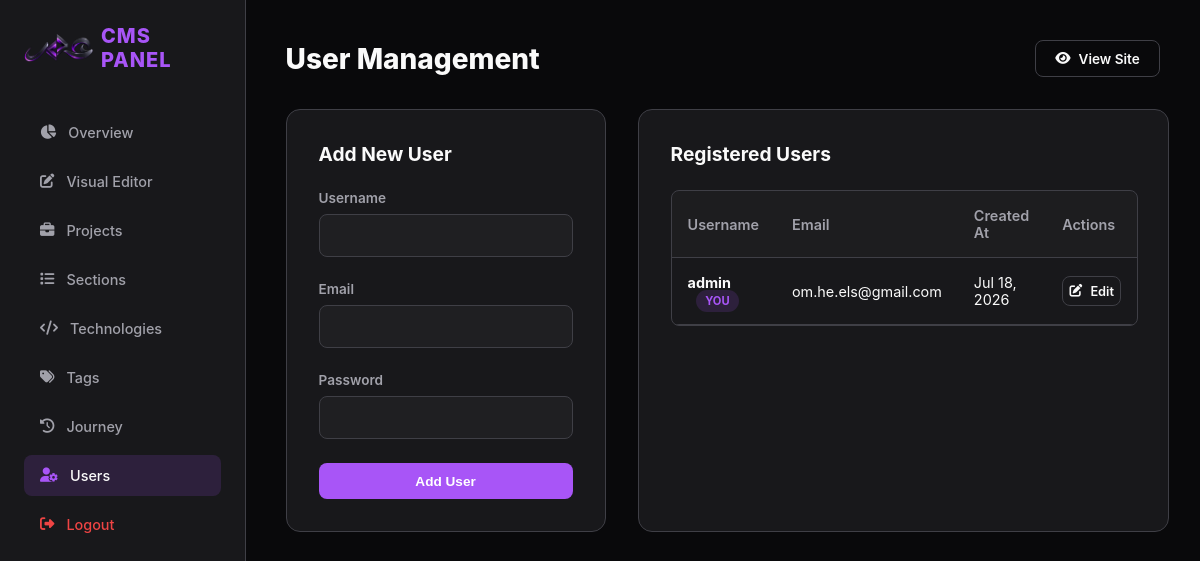
The page /admin/users.php (signed in) on the database its author committed.
### tables this page shows
CREATE TABLE `users` (
  `id` int NOT NULL AUTO_INCREMENT,
  `username` varchar(255) NOT NULL,
  `email` varchar(255) NOT NULL,
  `password` varchar(255) NOT NULL,
  `reset_token` varchar(255) DEFAULT NULL,
  `token_expiry` datetime DEFAULT NULL,
  `created_at` timestamp NULL DEFAULT CURRENT_TIMESTAMP,
  PRIMARY KEY (`id`),
  UNIQUE KEY `username` (`username`),
  UNIQUE KEY `email` (`email`)
);

### public/admin/auth.php (called while the page is built, shortened)
<?php
spl_autoload_register(function ($class) {
    $baseDir = dirname(__DIR__, 2);
    $path = $baseDir . '/' . str_replace('\\', '/', $class) . '.php';
});

### app/models/Model.php (called while the page is built, shortened)
<?php
abstract class Model
{
    protected static $db;
    public static function connect()
    {
        if (self::$db === null) {
            $host = getenv('DB_HOST') !== false ? getenv('DB_HOST') : 'localhost';
            $name = getenv('DB_NAME') !== false ? getenv('DB_NAME') : 'portfolio';
            $user = getenv('DB_USER') !== false ? getenv('DB_USER') : 'root';
            $pass = getenv('DB_PASS') !== false ? getenv('DB_PASS') : 'root';
            try {
                self::$db = new PDO("mysql:host=$host;dbname=$name;charset=utf8mb4", $user, $pass);
                self::$db->setAttribute(PDO::ATTR_ERRMODE, PDO::ERRMODE_EXCEPTION);
                self::$db->setAttribute(PDO::ATTR_DEFAULT_FETCH_MODE, PDO::FETCH_ASSOC);
                self::$db->exec("SET NAMES utf8mb4");
            } catch (PDOException $e) {
                die("Connection failed: " . $e->getMessage());
            }
        }
        return self::$db;
    }
    protected static function query($sql, $params = [])
    {
        $stmt = self::connect()->prepare($sql);
        $stmt->execute($params);
        return $stmt;
    }
}

### app/models/User.php (called while the page is built, shortened)
<?php
class User extends Model
{
    public static function all()
    {
        return self::query("SELECT * FROM users ORDER BY created_at DESC")->fetchAll();
    }
}

### public/admin/users.php (the view, shortened to what this page needs)
<?php
require_once 'layout.php';
$editUser = null;
$users = User::all();
?>
<div class="admin-two-col-layout">
    <div class="admin-card" style="height: fit-content;">
        <h3><?= $editUser ? 'Edit User' : 'Add New User' ?></h3>
        <form method="POST">
            <div class="admin-form-group">
                <label>Username</label>
                <input type="text" name="username" class="admin-form-control" value="<?= htmlspecialchars($editUser['username'] ?? '') ?>" required>
            </div>
            <div class="admin-form-group">
                <label>Email</label>
                <input type="email" name="email" class="admin-form-control" value="<?= htmlspecialchars($editUser['email'] ?? '') ?>" required>
            </div>
            <div class="admin-form-group">
                <label>Password <?= $editUser ? '<span style="font-size:0.75rem; color:var(--admin-text-muted);">(Leave blank to keep current)</span>' : '' ?></label>
                <input type="password" name="password" class="admin-form-control" <?= $editUser ? '' : 'required' ?>>
            </div>
            <div style="margin-top:1.5rem; display:flex; gap:0.5rem;">
                <button type="submit" name="save_user" class="admin-btn admin-btn-primary" style="flex-grow:2;"><?= $editUser ? 'Update User' : 'Add User' ?></button>
            </div>
        </form>
    </div>
    <div class="admin-card">
        <h3>Registered Users</h3>
        <div class="admin-table-responsive">
            <table class="admin-table">
                <thead>
                    <tr>
                        <th>Username</th>
                        <th>Email</th>
                        <th>Created At</th>
                        <th>Actions</th>
                    </tr>
                </thead>
                <tbody>
                    <?php foreach ($users as $user): ?>
                    <tr>
                        <td>
                            <strong><?= htmlspecialchars($user['username']) ?></strong>
                            <?php if ((int)$user['id'] === (int)$_SESSION['admin_user_id']): ?>
                                <span class="admin-badge admin-badge-primary" style="margin-left:0.5rem; font-size:0.7rem;">You</span>
                            <?php endif; ?>
                        </td>
                        <td><?= htmlspecialchars($user['email']) ?></td>
                        <td><?= htmlspecialchars(date('M d, Y', strtotime($user['created_at']))) ?></td>
                        <td>
                            <div class="listing-actions-cell">
                                <a href="?edit=<?= $user['id'] ?>" class="admin-btn admin-btn-secondary" style="padding:0.4rem; font-size:0.8rem;" title="Edit User"><i class="fas fa-edit"></i> Edit</a>
                            </div>
                        </td>
                    </tr>
                    <?php endforeach; ?>
                </tbody>
            </table>
        </div>
    </div>
</div>

### public/assets/css/admin.css (style rules this page uses)
:root { --admin-bg: #09090b; --admin-surface: #18181b; --admin-surface-card: #27272a; --admin-primary: #a855f7; --admin-primary-hover: #c084fc; --admin-text: #fafafa; --admin-text-muted: #a1a1aa; --admin-border: #3f3f46; --admin-danger: #ef4444; --admin-success: #22c55e; --admin-warning: #f59e0b; }
body.admin-body { background: var(--admin-bg); font-family: 'Inter', system-ui, -apple-system, sans-serif; color: var(--admin-text); margin: 0; padding: 0; display: flex; min-height: 100vh; }
.admin-card { background: var(--admin-surface); border: 1px solid var(--admin-border); border-radius: 14px; padding: 2rem; margin-bottom: 2rem; }
.admin-card h3 { margin-top: 0; margin-bottom: 1.5rem; font-size: 1.2rem; font-weight: 700; }
.admin-table { width: 100%; border-collapse: collapse; margin-top: 1rem; }
.admin-table th, .admin-table td { padding: 1rem; text-align: left; border-bottom: 1px solid var(--admin-border); font-size: 0.9rem; }
.admin-table th { background: rgba(255, 255, 255, 0.02); font-weight: 600; color: var(--admin-text-muted); }
.admin-form-group { display: flex; flex-direction: column; gap: 0.5rem; margin-bottom: 1.5rem; }
.admin-form-group label { font-size: 0.85rem; font-weight: 600; color: var(--admin-text-muted); }
.admin-form-control { width: 100%; box-sizing: border-box; max-width: 100%; background: rgba(255, 255, 255, 0.03); border: 1px solid var(--admin-border); color: var(--admin-text); padding: 0.75rem 1rem; border-radius: 8px; outline: none; font-size: 0.9rem; font-family: inherit; transition: border-color 0.2s ease; }
.admin-btn { display: inline-flex; align-items: center; justify-content: center; gap: 0.5rem; padding: 0.6rem 1.2rem; font-size: 0.85rem; font-weight: 600; border-radius: 8px; border: 1px solid transparent; cursor: pointer; text-decoration: none; transition: all 0.2s ease; }
.admin-btn-primary { background: var(--admin-primary); color: #fff; }
.admin-btn-secondary { background: transparent; border-color: var(--admin-border); color: var(--admin-text); }
.admin-badge { font-size: 0.7rem; font-weight: 700; padding: 0.25rem 0.6rem; border-radius: 20px; text-transform: uppercase; }
.admin-badge-primary { background: rgba(168, 85, 247, 0.15); color: var(--admin-primary); }
.listing-actions-cell { display: flex; gap: 0.4rem; }
.admin-table-responsive { width: 100%; overflow-x: auto; -webkit-overflow-scrolling: touch; margin-top: 1rem; border: 1px solid var(--admin-border); border-radius: 8px; }
.admin-table-responsive .admin-table { margin-top: 0; }
.admin-two-col-layout { display: grid; grid-template-columns: 320px 1fr; gap: 2rem; }

### rows shown on the page
users: username "admin", shows "YOU", email "om.he.els@gmail.com", created_at "Jul 18, 2026"

### other values the page prints
$title "User Management"
